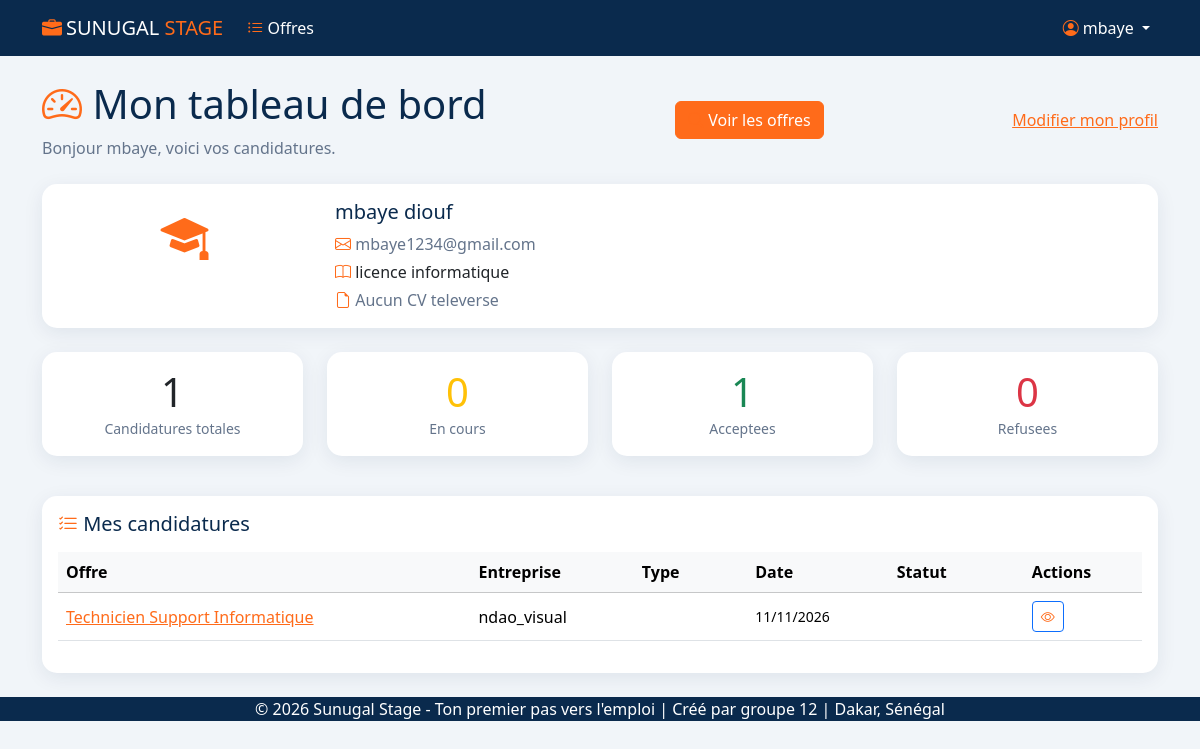
The page /dashboard/etudiant/ (signed in) on the database its author committed.
### core/models.py (models this page shows, shortened)
class Utilisateur(AbstractUser):
    ROLE_ETUDIANT = "etudiant"
    ROLE_ENTREPRISE = "entreprise"
    ROLE_ADMIN = "admin"
    ROLE_CHOICES = [
        (ROLE_ETUDIANT, "Etudiant"),
        (ROLE_ENTREPRISE, "Entreprise"),
        (ROLE_ADMIN, "Administrateur"),
    ]
    email = models.EmailField("Adresse e-mail", unique=True)
    role = models.CharField(
        "Role", max_length=20, choices=ROLE_CHOICES, default=ROLE_ETUDIANT
    )
    date_inscription = models.DateTimeField("Date d'inscription", auto_now_add=True)
    EMAIL_FIELD = "email"
    REQUIRED_FIELDS = ["email"]
    class Meta:
        verbose_name = "Utilisateur"
        verbose_name_plural = "Utilisateurs"
        ordering = ["-date_inscription"]
    def as_etudiant(self):
           try:
            return self.etudiant
           except Etudiant.DoesNotExist:
            e = Etudiant(utilisateur_ptr=self)
            e.save_base(raw=True)
            return Etudiant.objects.get(pk=self.pk)

class Etudiant(Utilisateur):
    formation = models.CharField("Formation", max_length=200, blank=True)
    competences = models.TextField("Competences", blank=True)
    cv = models.FileField("CV (PDF)", upload_to="cv/", null=True, blank=True)
    class Meta:
        verbose_name = "Etudiant"
        verbose_name_plural = "Etudiants"

class Candidature(models.Model):
    STATUT_SOUMISE = "soumise"
    STATUT_EN_COURS = "en_cours"
    STATUT_ACCEPTEE = "acceptee"
    STATUT_REFUSEE = "refusee"
    STATUT_CHOICES = [
        (STATUT_SOUMISE, "Soumise"),
        (STATUT_EN_COURS, "En cours de traitement"),
        (STATUT_ACCEPTEE, "Acceptee"),
        (STATUT_REFUSEE, "Refusee"),
    ]
    etudiant = models.ForeignKey(
        Etudiant, verbose_name="Etudiant", on_delete=models.CASCADE, related_name="candidatures"
    )
    offre = models.ForeignKey(
        Offre, verbose_name="Offre", on_delete=models.CASCADE, related_name="candidatures"
    )
    date_candidature = models.DateTimeField("Date de candidature", auto_now_add=True)
    statut = models.CharField(
        "Statut", max_length=20, choices=STATUT_CHOICES, default=STATUT_SOUMISE
    )
    lettre_motivation = models.TextField("Lettre de motivation", blank=True)
    class Meta:
        verbose_name = "Candidature"
        verbose_name_plural = "Candidatures"
        unique_together = ("etudiant", "offre")
        ordering = ["-date_candidature"]

class Offre(models.Model):
    TYPE_STAGE = "stage"
    TYPE_EMPLOI = "emploi"
    TYPE_CHOICES = [
        (TYPE_STAGE, "Stage"),
        (TYPE_EMPLOI, "Emploi"),
    ]
    STATUT_OUVERTE = "ouverte"
    STATUT_CLOTUREE = "cloturee"
    STATUT_CHOICES = [
        (STATUT_OUVERTE, "Ouverte"),
        (STATUT_CLOTUREE, "Cloturee"),
    ]
    titre = models.CharField("Titre", max_length=200)
    description = models.TextField("Description")
    type_offre = models.CharField("Type", max_length=10, choices=TYPE_CHOICES)
    localisation = models.CharField("Localisation", max_length=200, blank=True)
    date_limite = models.DateField("Date limite de candidature", null=True, blank=True)
    statut = models.CharField(
        "Statut", max_length=10, choices=STATUT_CHOICES, default=STATUT_OUVERTE
    )
    entreprise = models.ForeignKey(
        Entreprise, verbose_name="Entreprise", on_delete=models.CASCADE, related_name="offres"
    )
    date_publication = models.DateTimeField("Date de publication", auto_now_add=True)
    class Meta:
        verbose_name = "Offre"
        verbose_name_plural = "Offres"
        ordering = ["-date_publication"]

class Entreprise(Utilisateur):
    nom_entreprise = models.CharField("Nom de l'entreprise", max_length=200, blank=True)
    secteur = models.CharField("Secteur d'activite", max_length=200, blank=True)
    adresse = models.TextField("Adresse", blank=True)
    class Meta:
        verbose_name = "Entreprise"
        verbose_name_plural = "Entreprises"

### core/views.py (the view)
# urls.py: path("dashboard/etudiant/", views.EtudiantDashboardView.as_view(), name="dashboard_etudiant"),
@method_decorator(etudiant_required, name='dispatch')
class EtudiantDashboardView(LoginRequiredMixin, TemplateView):
  template_name = "core/dashboard_etudiant.html"
  def get_etudiant(self):
                try:
                    return self.request.user.as_etudiant()
                except Etudiant.DoesNotExist:
                    etudiant = Etudiant(utilisateur_ptr=self.request.user)
                    etudiant.save_base(raw=True)
                    return Etudiant.objects.get(pk=self.request.user.pk)
  def get_context_data(self, **kwargs):
                context = super().get_context_data(**kwargs)
                etudiant = self.get_etudiant()
                context['etudiant'] = etudiant
                context['candidatures'] = Candidature.objects.filter(etudiant=etudiant)
                return context

### core/templatetags/dash_filters.py (called while the page is built)
@register.filter
def filter_by_statut_en_cours(candidatures):
    return [c for c in candidatures if c.statut == Candidature.STATUT_EN_COURS]

@register.filter
def filter_by_statut_acceptee(candidatures):
    return [c for c in candidatures if c.statut == Candidature.STATUT_ACCEPTEE]

@register.filter
def filter_by_statut_refusee(candidatures):
    return [c for c in candidatures if c.statut == Candidature.STATUT_REFUSEE]

### core/views.py (called while the page is built)
def role_required(*roles):
    def decorator(view_func):
        @login_required
        def _wrapped(request, *args, **kwargs):
            if request.user.role not in roles:
                messages.error(request, "Vous n'avez pas l'autorisation d'acceder a cette page.")
                return HttpResponseRedirect(request.user.get_dashboard_url())
            return view_func(request, *args, **kwargs)
        return _wrapped
    return decorator

def etudiant_required(view_func):
    return role_required(Utilisateur.ROLE_ETUDIANT)(view_func)

### core/templates/core/dashboard_etudiant.html (shortened to what this page needs)
{% extends "core/base.html" %}
{% load dash_filters %}
{% block content %}
<div class="container py-4">
    <div class="d-flex justify-content-between align-items-center mb-4">
        <div>
            <h1><i class="bi bi-speedometer2 text-primary"></i> Mon tableau de bord</h1>
            <p class="text-muted mb-0">Bonjour {{ etudiant.first_name|default:etudiant.username }}, voici vos candidatures.</p>
        </div>
        <a href="{% url 'core:offre_list' %}" class="btn btn-primary"><i class="bi bi-search"></i> Voir les offres</a>
        <a href="{% url 'core:etudiant_profil' %}">Modifier mon profil</a>
    </div>
    <div class="card mb-4">
        <div class="card-body">
            <div class="row">
                <div class="col-md-3 text-center"><i class="bi bi-mortarboard-fill" style="font-size: 3rem; color: #0d6efd;"></i></div>
                <div class="col-md-9">
                    <h5>{{ etudiant.get_full_name|default:etudiant.username }}</h5>
                    <p class="text-muted mb-1"><i class="bi bi-envelope"></i> {{ etudiant.email }}</p>
                    {% if etudiant.formation %}<p class="mb-1"><i class="bi bi-book"></i> {{ etudiant.formation }}</p>{% endif %}
                    {% if etudiant.cv %}<p class="mb-0"><i class="bi bi-file-earmark-pdf"></i> <a href="{{ etudiant.cv.url }}" target="_blank">Voir mon CV</a></p>
                    {% else %}<p class="text-muted mb-0"><i class="bi bi-file-earmark"></i> Aucun CV televerse</p>{% endif %}
                </div>
            </div>
        </div>
    </div>
    <div class="row mb-4">
        <div class="col-md-3 mb-3"><div class="card text-center"><div class="card-body"><div class="display-6">{{ candidatures|length }}</div><small class="text-muted">Candidatures totales</small></div></div></div>
        <div class="col-md-3 mb-3"><div class="card text-center"><div class="card-body"><div class="display-6 text-warning">{{ candidatures|filter_by_statut_en_cours|length }}</div><small class="text-muted">En cours</small></div></div></div>
        <div class="col-md-3 mb-3"><div class="card text-center"><div class="card-body"><div class="display-6 text-success">{{ candidatures|filter_by_statut_acceptee|length }}</div><small class="text-muted">Acceptees</small></div></div></div>
        <div class="col-md-3 mb-3"><div class="card text-center"><div class="card-body"><div class="display-6 text-danger">{{ candidatures|filter_by_statut_refusee|length }}</div><small class="text-muted">Refusees</small></div></div></div>
    </div>
    <div class="card">
        <div class="card-body">
            <h5 class="mb-3"><i class="bi bi-list-check"></i> Mes candidatures</h5>
            {% if candidatures %}
                <div class="table-responsive">
                    <table class="table table-hover align-middle">
                        <thead class="table-light">
                            <tr><th>Offre</th><th>Entreprise</th><th>Type</th><th>Date</th><th>Statut</th><th>Actions</th></tr>
                        </thead>
                        <tbody>
                            {% for c in candidatures %}
                                <tr>
                                    <td><a href="{% url 'core:offre_detail' c.offre.pk %}">{{ c.offre.titre }}</a></td>
                                    <td>{{ c.offre.entreprise.nom_entreprise|default:c.offre.entreprise.username }}</td>
                                    <td><span class="badge {% if c.offre.type_offre == 'stage' %}badge-type-stage{% else %}badge-type-emploi{% endif %}">{{ c.offre.get_type_offre_display }}</span></td>
                                    <td class="small">{{ c.date_candidature|date:"d/m/Y" }}</td>
                                    <td><span class="badge statut-{{ c.statut }}">{{ c.get_statut_display }}</span></td>
                                    <td><a href="{% url 'core:offre_detail' c.offre.pk %}" class="btn btn-outline-primary btn-sm"><i class="bi bi-eye"></i></a></td>
                                </tr>
                            {% endfor %}
                        </tbody>
                    </table>
                </div>
            {% else %}
                <div class="text-center py-4">
                    <i class="bi bi-inbox" style="font-size: 3rem; color: #ccc;"></i>
                    <p class="text-muted mt-2">Vous n'avez pas encore de candidature.</p>
                    <a href="{% url 'core:offre_list' %}" class="btn btn-primary"><i class="bi bi-search"></i> Parcourir les offres</a>
                </div>
            {% endif %}
        </div>
    </div>
</div>
{% endblock %}

### core/templates/core/base.html (shortened to what this page needs)
<!DOCTYPE html>
<html lang="fr">
<head>
    <link href="https://cdn.jsdelivr.net/npm/bootstrap@5.3.3/dist/css/bootstrap.min.css" rel="stylesheet">
    <link href="https://cdn.jsdelivr.net/npm/bootstrap-icons@1.11.3/font/bootstrap-icons.min.css" rel="stylesheet">
</head>
<body>
    <nav class="navbar navbar-expand-lg navbar-dark" style="background-color: #1a1a2e;">
        <div class="container">
            <a class="navbar-brand" href="{% url 'core:offre_list' %}">
                <i class="bi bi-briefcase-fill me-1"></i>SUNUGAL <span style="color:#FF6B00;">STAGE</span>
            </a>
            <div class="collapse navbar-collapse" id="navMain">
                <ul class="navbar-nav me-auto">
                    <li class="nav-item">
                        <a class="nav-link" href="{% url 'core:offre_list' %}"><i class="bi bi-list-ul"></i> Offres</a>
                    </li>
                </ul>
                <ul class="navbar-nav">
                    {% if user.is_authenticated %}
                        <li class="nav-item dropdown">
                            <a class="nav-link dropdown-toggle" href="#" data-bs-toggle="dropdown">
                                <i class="bi bi-person-circle"></i> {{ user.username }}
                            </a>
                        </li>
                    {% else %}
                        <li class="nav-item"><a class="nav-link" href="{% url 'core:login' %}"><i class="bi bi-box-arrow-in-right"></i> Connexion</a></li>
                        <li class="nav-item"><a class="nav-link" href="{% url 'core:register' %}"><i class="bi bi-person-plus"></i> Inscription</a></li>
                    {% endif %}
                </ul>
            </div>
        </div>
    </nav>
    <main class="flex-grow-1">
        {% block content %}{% endblock %}
    </main>
    <footer class="footer text-center">
        <div class="container">
            <p class="mb-0">© 2026 Sunugal Stage - Ton premier pas vers l'emploi | Créé par groupe 12 | Dakar, Sénégal</p>
        </div>
    </footer>
</body>
</html>

### core/templates/core/base.html (style rules this page uses)
:root { --navy: #0A2A4D; --bleu: #14406E; --orange: #FF6B1A; --orange-fonce: #E85A00; --fond: #F1F5F9; --bs-primary: #FF6B1A !important; --bs-primary-rgb: 255,107,26 !important; --bs-link-color: #FF6B1A !important; --bs-link-hover-color: #E85A00 !important; }
body { background: var(--fond) !important; font-family:'Segoe UI',sans-serif; }
.navbar, .bg-dark, header { background: var(--navy) !important; }
.navbar-brand, .nav-link { color: white !important; }
.navbar-brand span { color: var(--orange) !important; }
.btn-primary, .bg-primary, .badge.bg-primary, .alert-primary, .list-group-item.active, .page-item.active .page-link, .progress-bar, .form-check-input:checked { background-color: var(--orange) !important; border-color: var(--orange) !important; color: white !important; }
.text-primary, a { color: var(--orange) !important; }
.text-muted { color: #64748B !important; }
.card { border: none !important; border-radius: 15px !important; box-shadow: 0 5px 20px rgba(10,42,77,.08) !important; }
h1, h2, h3, h5 { color: var(--navy) !important; }
footer { background: var(--navy) !important; color: white !important; }
.bi { color: var(--orange) !important; }

### rows shown on the page
Utilisateur: username "mbaye", first_name "mbaye", email "mbaye1234@gmail.com"
Etudiant: get_full_name "mbaye diouf", formation "licence informatique"
Candidature: offre.titre "Technicien Support Informatique", offre.entreprise.nom_entreprise "ndao_visual", date_candidature "11/11/2026"

### other values the page prints
{{ candidatures|length }} "1"
{{ candidatures|filter_by_statut_en_cours|length }} "0"
{{ candidatures|filter_by_statut_acceptee|length }} "1"
{{ candidatures|filter_by_statut_refusee|length }} "0"
